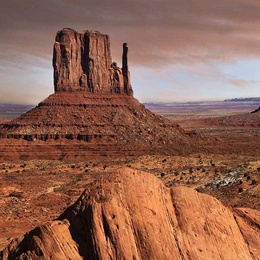
%> input picture matlab/Principle Component Analysis/MarsRoverPCA/arizona_photo.jpg, 260 x 260 px, shrunk from 1000 x 1000 before the run
$ octave MarsRover_demo.m   (GNU Octave 9; MATLAB toolbox functions it lacks are replaced by stand-ins)
%> lines starting %> are read from the running program, lines starting %| are printed output that depends on the picture; long printed decimals are rounded
% Example – PCA to compress color images
%  - Recall that a color image is made up of pixels with red, green, blue (RGB) values.
%  - Essentially, we have a collection of 3D vectors in RGB space.


% Start of script
%-------------------------------------------------------------------------%
close all;                   	% close all figures
clearvars; clearvars -global;	% clear all variables
clc;                         	% clear the command terminal
format shortG;                 	% pick the most compact numeric display
format compact;                	% suppress excess blank lines


% Read data & plot
%-------------------------------------------------------------------------%
RGB = im2double(imread('arizona_photo.jpg'));
% RGB = im2double(imread('peppers.png'));
% Convert 3-dimensional array array to 2D, where each row is a pixel (RGB)
X = reshape(RGB, [], 3);
N = size(X,1); % N is the number of pixels
%> N = 67600
% Plot pixels in color space. To limit the number of points, only plot
% every 100th point.
figure
hold on
for i=1:100:size(X,1)
    mycolor = X(i,:);
    mycolor = max(mycolor, [0 0 0]);
    mycolor = min(mycolor, [1 1 1]);
    plot3(X(i, 1), X(i, 2), X(i, 3),'.', 'Color', mycolor);
end
%> this loop made 676 passes
%> mycolor on passes 1 to 3: [0.376 0.306 0.306], [0.6 0.51 0.455], [0.725 0.459 0.275]
xlabel('red'), ylabel('green'), zlabel('blue');
xlim([0 1]), ylim([0 1]), zlim([0 1]);
hold off
axis equal
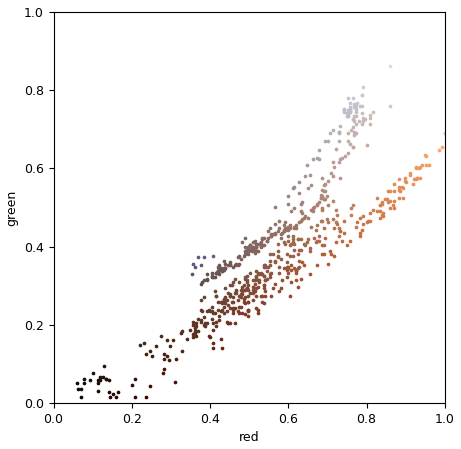
%> figure redrawn from the program's plot data

% % Rotate the display.
% for az=-180:3:180
%     view(az,30); % set azimuth, elevation in degrees
%     drawnow;
% end


% Do PCA on color vectors ... keep the top two PCs.
%-------------------------------------------------------------------------%
% Get mean and covariance
m_x = mean(X);
%> m_x = [0.571 0.394 0.326]
C_x = cov(X);
%> C_x = [0.0369 0.0302 0.0245; 0.0302 0.0328 0.0331; 0.0245 0.0331 0.0382]

% Get eigenvalues and eigenvectors of C_x.
% Produces V,D such that C_x*V = V*D.
% So the eigenvectors are the columns of V.
[V,D] = eig(C_x);
%> V = [0.342 0.757 0.557; -0.807 -0.0678 0.587; 0.482 -0.65 0.587]; D = [0.000202 0 0; 0 0.0132 0; 0 0 0.0945]
e1 = V(:,3);
%> e1 = [0.557; 0.587; 0.587]
disp('Eigenvector e1:'), disp(e1);
%|       0.5567
%|       0.5873
%|       0.5875
e2 = V(:,2);
%> e2 = [0.757; -0.0678; -0.65]
disp('Eigenvector e2:'), disp(e2);
%|       0.7571
%|     -0.06781
%|      -0.6497
e3 = V(:,1);
%> e3 = [0.342; -0.807; 0.482]
disp('Eigenvector e3:'), disp(e3);
%|       0.3418
%|       -0.8065
%|       0.4824
d1 = D(3,3);
%> d1 = 0.0945
disp('Eigenvalue d1:'), disp(d1);
%| 0.09453
d2 = D(2,2);
%> d2 = 0.0132
disp('Eigenvalue d2:'), disp(d2);
%| 0.0132
d3 = D(1,1);
%> d3 = 0.000202
disp('Eigenvalue d3:'), disp(d3);
%| 0.0002018

% Construct matrix A such that the 1st row of A is the eigenvector
% corresponding to the largest eigenvalue, the 2nd row is the eigenvector
% corresponding to the second largest eigenvalue, etc.
A = [e1'; e2'; e3'];
%> A = [0.557 0.587 0.587; 0.757 -0.0678 -0.65; 0.342 -0.807 0.482]

% Project input vectors x onto eigenvectors. For each (column) vector x,
% we will use the equation y = A*(x - mx).
% To explain the Matlab commands below:
% X is our (N,3) array of vectors; each row is a vector.
% mx is the mean of the vectors, size (1,3).
% We first subtract off the mean using X - repmat(mx,N,1).
% We then transpose that result so that each vector is a column.
% We then apply our transform A to each column.
Y = A*(X - repmat(m_x,N,1))'; % Y has size 3xN

% Display y vectors as images
[height,width,depth] = size(RGB);
%> height = 260; width = 260; depth = 3
Y1 = reshape(Y(1,:), height, width);
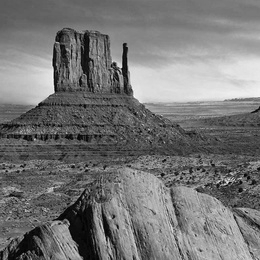
%> Y1: size 260x260 double; min -0.721, max 0.833, mean 3.43e-14; drawn with min black and max white
Y2 = reshape(Y(2,:), height, width);
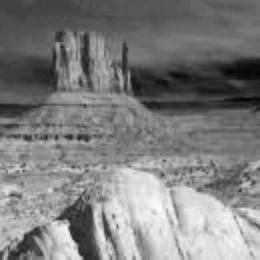
%> Y2: size 260x260 double; min -0.271, max 0.277, mean 5.02e-14; drawn with min black and max white
Y3 = reshape(Y(3,:), height, width);
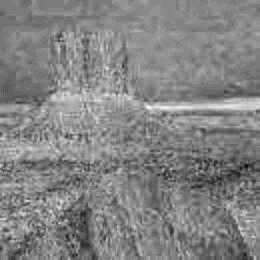
%> Y3: size 260x260 double; min -0.0724, max 0.0677, mean 2.21e-14; drawn with min black and max white
figure;
subplot(1,3,1), imshow(Y1,[]);
subplot(1,3,2), imshow(Y2,[]);
subplot(1,3,3), imshow(Y3,[]);


% Reconstruct image using only Y1 and Y2. For each (column) vector y,
% we will use the equation x = A'*y + mx.
% To explain the Matlab commands below:
% Y is our (3,N) array of vectors; where each column is a vector.
% A(1:k,:) is the first k rows of A.
% Y(1:k,:) is the first k rows of Y.
% A(1:k,:)' * Y(1:k,:) produces our transformed vectors (3xN); we then
% transpose that to make an array of size Nx3, and add the mean.
k = 1;
A_k = A(1:k,:);
%> A_k = [0.557 0.587 0.587]
X_r = (A(1:k,:)' * Y(1:k,:))' + repmat(m_x,N,1);

figure
hold on
for i=1:100:size(X_r,1)
    mycolor = X_r(i,:);
    mycolor = max(mycolor, [0 0 0]);
    mycolor = min(mycolor, [1 1 1]);
    plot3(X_r(i, 1), X_r(i, 2), X_r(i, 3),'.', 'Color', mycolor);
end
%> this loop made 676 passes
%> mycolor on passes 1 to 3: [0.475 0.293 0.225], [0.66 0.488 0.42], [0.623 0.449 0.381]
xlabel('red'), ylabel('green'), zlabel('blue');
xlim([0 1]), ylim([0 1]), zlim([0 1]);
hold off
axis equal
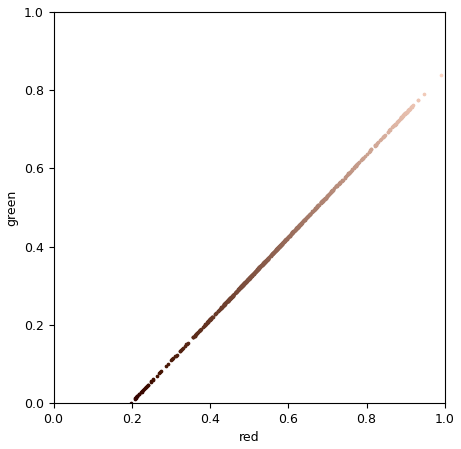
%> figure redrawn from the program's plot data

% Display original image and reconstructed image
figure, subplot(1,2,1), imshow(RGB), title('Original');
Ir(:,:,1) = reshape(X_r(:,1), height, width);
Ir(:,:,2) = reshape(X_r(:,2), height, width);
Ir(:,:,3) = reshape(X_r(:,3), height, width);
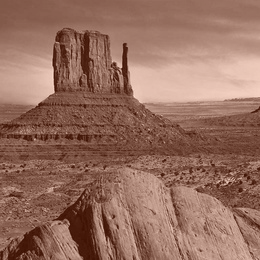
%> Ir: size 260x260x3 double; mean R, G, B 0.571, 0.394, 0.326; mean of the top-left, top-right, bottom-left and bottom-right quarters 0.401, 0.567, 0.326, 0.428; drawn with min black and max white
subplot(1,2,2), imshow(Ir), title('Reconstructed');

% Display original image and reconstructed image
figure
imshow(RGB)
title('Original');

Ir(:,:,1) = reshape(X_r(:,1), height, width);
Ir(:,:,2) = reshape(X_r(:,2), height, width);
Ir(:,:,3) = reshape(X_r(:,3), height, width);

figure
imshow(Ir)
title('Reconstructed');


% clean-up
%-------------------------------------------------------------------------%
dock_all_figures
%> (this line was passed over: dock_all_figures is not available in this run)

% save_all_figs_OPTION('pca','png')
